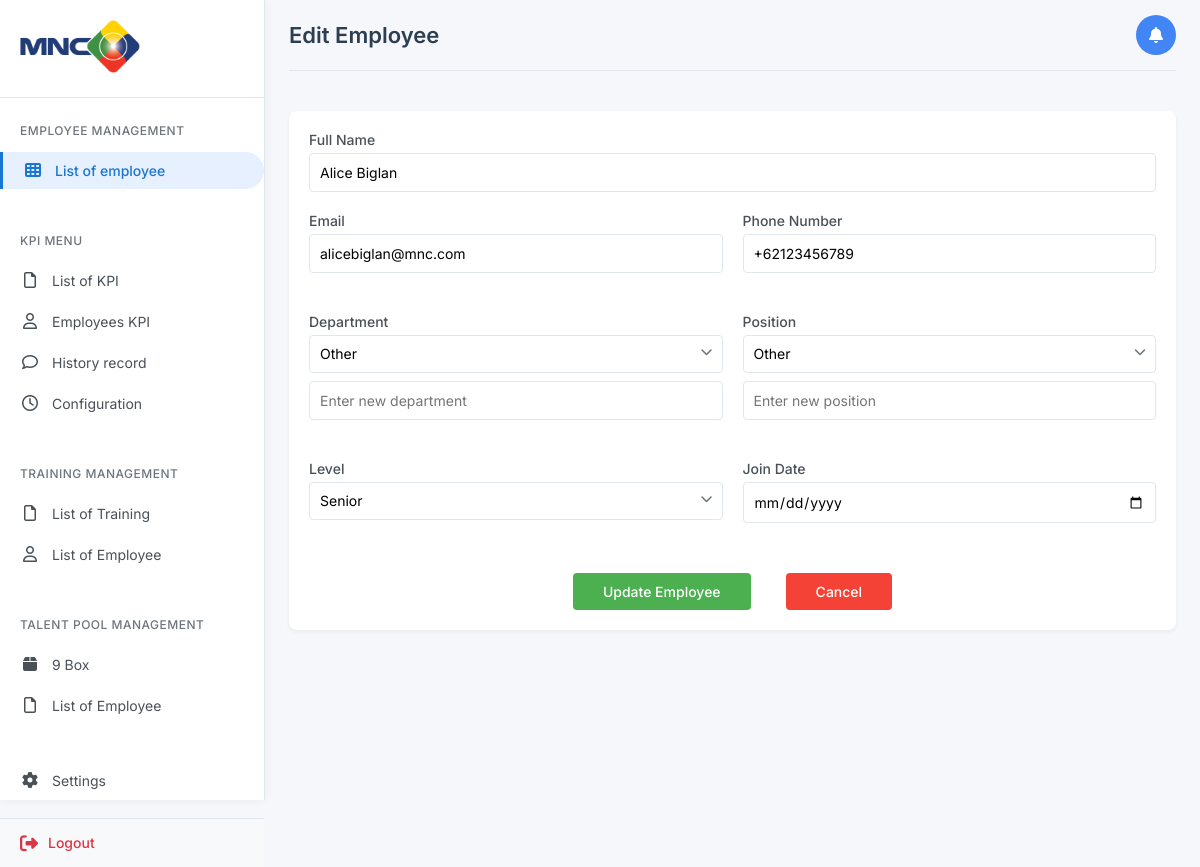
The page /add_employee.php?id=1 (signed in) on the database its author committed.
### tables this page shows
CREATE TABLE `employees` (
  `id` int(11) NOT NULL,
  `name` varchar(100) NOT NULL,
  `department` varchar(100) NOT NULL,
  `position` varchar(100) NOT NULL,
  `level` varchar(50) NOT NULL,
  `created_at` timestamp NOT NULL DEFAULT current_timestamp(),
  `email` varchar(100) NOT NULL DEFAULT '',
  `phone` varchar(20) DEFAULT NULL,
  `address` text DEFAULT NULL,
  `religion` varchar(50) DEFAULT NULL,
  `marital_status` varchar(20) DEFAULT NULL,
  `updated_at` timestamp NULL DEFAULT NULL ON UPDATE current_timestamp()
);

### add_employee.php (the view, shortened to what this page needs)
<?php
$servername = "localhost";
$username = "root";
$password = "";
$dbname = "tms";
$conn = new mysqli($servername, $username, $password, $dbname);
$departments = [
    'Marketing',
    'IT',
    'Human Resources',
    'Finance',
    'Customer Service',
    'Sales',
    'Operations'
];
$positions = [
    'Manager',
    'Supervisor',
    'Staff',
    'Assistant',
    'Director',
    'Coordinator',
    'Specialist'
];
$levels = [
    'Junior',
    'Middle',
    'Senior',
    'Expert'
];
$id = $name = $email = $phone = $department = $position = $level = $join_date = '';
$is_edit_mode = false;
if (isset($_GET['id'])) {
    $employee_id = intval($_GET['id']);
    $is_edit_mode = true;
    $stmt = $conn->prepare("SELECT * FROM employees WHERE id = ?");
    $stmt->bind_param("i", $employee_id);
    $stmt->execute();
    $result = $stmt->get_result();
    if ($result->num_rows > 0) {
        $row = $result->fetch_assoc();
        $id = $row['id'];
        $name = $row['name'];
        $email = $row['email'];
        $phone = $row['phone'];
        $department = $row['department'];
        $position = $row['position'];
        $level = $row['level'];
        $join_date = $row['join_date'];
    } else {
        $error_message = "Karyawan tidak ditemukan.";
    }
}
?>
<!DOCTYPE html>
<html lang="en">
<head>
    <link rel="stylesheet" href="https://cdnjs.cloudflare.com/ajax/libs/font-awesome/6.4.0/css/all.min.css">
    <link rel="stylesheet" href="dashboard.css">
</head>
<body>
    <div class="container">
        <div class="sidebar">
            <?php include 'sidebar.php'; ?>
        </div>
        <div class="main-content">
            <div class="top-bar">
                <h1><?php echo $is_edit_mode ? 'Edit Employee' : 'Add Employee'; ?></h1>
                <div class="notification">
                    <i class="fas fa-bell"></i>
                </div>
            </div>
            <div class="content">
                <div class="form-container">
                    <form action="<?php echo htmlspecialchars($_SERVER["PHP_SELF"] . ($is_edit_mode ? '?id=' . $id : '')); ?>" method="post">
                        <div class="form-group">
                            <label class="form-label" for="name">Full Name</label>
                            <input type="text" id="name" name="name" class="form-input"
                                   value="<?php echo htmlspecialchars($name); ?>" required>
                        </div>
                        <div class="flex-row">
                            <div class="form-group form-field">
                                <label class="form-label" for="email">Email</label>
                                <input type="email" id="email" name="email" class="form-input"
                                       value="<?php echo htmlspecialchars($email); ?>" required>
                            </div>
                            <div class="form-group form-field">
                                <label class="form-label" for="phone">Phone Number</label>
                                <input type="text" id="phone" name="phone" class="form-input"
                                       value="<?php echo htmlspecialchars($phone); ?>">
                            </div>
                        </div>
                        <div class="flex-row">
                            <div class="form-group form-field">
                                <label class="form-label" for="department">Department</label>
                                <div class="select-wrapper">
                                    <select id="department" name="department" class="form-select" required>
                                        <option value="other"
                                            <?php echo (!in_array($department, $departments) && !empty($department)) ? 'selected' : ''; ?>>
                                            Other
                                        </option>
                                    </select>
                                </div>
                                <input type="text" id="custom-department" name="custom_department"
                                       class="form-input mt-2" style="display:<?php echo ($department && !in_array($department, $departments)) ? 'block' : 'none'; ?>;"
                                       placeholder="Enter new department">
                            </div>
                            <div class="form-group form-field">
                                <label class="form-label" for="position">Position</label>
                                <div class="select-wrapper">
                                    <select id="position" name="position" class="form-select" required>
                                        <option value="other"
                                            <?php echo (!in_array($position, $positions) && !empty($position)) ? 'selected' : ''; ?>>
                                            Other
                                        </option>
                                    </select>
                                </div>
                                <input type="text" id="custom-position" name="custom_position"
                                       class="form-input mt-2" style="display:<?php echo ($position && !in_array($position, $positions)) ? 'block' : 'none'; ?>;"
                                       placeholder="Enter new position">
                            </div>
                        </div>
                        <div class="flex-row">
                            <div class="form-group form-field">
                                <label class="form-label" for="level">Level</label>
                                <div class="select-wrapper">
                                    <select id="level" name="level" class="form-select" required>
                                        <?php foreach ($levels as $lvl): ?>
                                            <option value="<?php echo htmlspecialchars($lvl); ?>"
                                                <?php echo ($level === $lvl) ? 'selected' : ''; ?>>
                                                <?php echo htmlspecialchars($lvl); ?>
                                            </option>
                                        <?php endforeach; ?>
                                    </select>
                                </div>
                            </div>
                            <div class="form-group form-field">
                                <label class="form-label" for="join_date">Join Date</label>
                                <input type="date" id="join_date" name="join_date" class="form-input"
                                       value="<?php echo htmlspecialchars($join_date); ?>">
                            </div>
                        </div>
                        <div class="form-submit">
                            <button type="submit" class="save-btn">
                                <?php echo $is_edit_mode ? 'Update Employee' : 'Save Employee'; ?>
                            </button>
                            <button type="button" class="cancel-btn" onclick="window.location.href='dashboard.php'">Cancel</button>
                        </div>
                    </form>
                </div>
            </div>
        </div>
    </div>
</body>
</html>

### dashboard.css (style rules this page uses)
* { margin: 0; padding: 0; box-sizing: border-box; font-family: 'Inter', sans-serif; }
body { background-color: #f5f7fb; color: #333; }
.container { display: flex; min-height: 100vh; }
.sidebar { width: 265px; background-color: #fff; border-right: 1px solid #e0e6ed; padding: 20px 0; display: flex; flex-direction: column; box-shadow: 0 0 10px rgba(0, 0, 0, 0.05); height: 100vh; position: sticky; top: 0; }
.main-content { flex: 1; padding: 0 24px; max-width: 100%; overflow-x: hidden; }
.top-bar { display: flex; justify-content: space-between; align-items: center; padding: 15px 0; border-bottom: 1px solid #e0e6ed; margin-bottom: 20px; }
.top-bar h1 { font-size: 22px; font-weight: 600; color: #2c3e50; }
.notification { width: 40px; height: 40px; background-color: #4285f4; border-radius: 50%; display: flex; justify-content: center; align-items: center; cursor: pointer; transition: background-color 0.2s ease; }
.notification i { color: white; font-size: 16px; }
.content { padding: 20px 0; }
.form-container { background-color: #fff; border-radius: 12px; padding: 24px; box-shadow: 0 4px 6px rgba(0, 0, 0, 0.04); margin-bottom: 30px; }
.form-group { margin-bottom: 20px; }
.flex-row { display: flex; gap: 20px; margin-bottom: 20px; }
.form-field { flex: 1; }
.form-label { display: block; margin-bottom: 8px; font-size: 14px; color: #495057; font-weight: 500; }
.form-input { width: 100%; padding: 12px; border: 1px solid #e0e6ed; border-radius: 6px; font-size: 14px; box-sizing: border-box; transition: border-color 0.2s ease; }
.form-select { width: 100%; padding: 12px; border: 1px solid #e0e6ed; border-radius: 6px; font-size: 14px; background-color: #fff; cursor: pointer; transition: border-color 0.2s ease; appearance: none; }
.form-submit { text-align: center; margin-top: 30px; display: flex; justify-content: center; gap: 15px; }
.save-btn, .cancel-btn { padding: 12px 28px; border-radius: 6px; font-size: 14px; font-weight: 500; cursor: pointer; border: none; transition: all 0.2s ease; }
.save-btn { background-color: #4285f4; color: white; }
.cancel-btn { background-color: #f1f3f4; color: #5f6368; }
.select-wrapper { position: relative; }
.select-wrapper:after { content: "\f078"; font-family: "Font Awesome 5 Free"; font-weight: 900; position: absolute; right: 12px; top: 12px; color: #6c757d; pointer-events: none; font-size: 12px; }

### add_employee.php (style rules this page uses)
.form-container { background-color: #fff; border-radius: 8px; padding: 20px; box-shadow: 0 2px 4px rgba(0, 0, 0, 0.05); margin-bottom: 30px; }
.form-group { margin-bottom: 20px; }
.flex-row { display: flex; gap: 20px; margin-bottom: 20px; }
.form-field { flex: 1; }
.form-label { display: block; margin-bottom: 5px; font-size: 14px; color: #495057; font-weight: 500; }
.form-input { width: 100%; padding: 10px; border: 1px solid #e0e6ed; border-radius: 4px; font-size: 14px; box-sizing: border-box; }
.form-select { width: 100%; padding: 10px; border: 1px solid #e0e6ed; border-radius: 4px; font-size: 14px; background-color: #fff; cursor: pointer; }
.form-submit { text-align: center; margin-top: 30px; }
.save-btn, .cancel-btn { padding: 10px 30px; border-radius: 4px; font-size: 14px; cursor: pointer; margin: 0 10px; border: none; }
.save-btn { background-color: #4CAF50; color: white; }
.cancel-btn { background-color: #f44336; color: white; }
.mt-2 { margin-top: 8px; }
.select-wrapper { position: relative; }
.select-wrapper:after { content: "\f078"; font-family: "Font Awesome 5 Free"; font-weight: 900; position: absolute; right: 10px; top: 10px; color: #6c757d; pointer-events: none; }

### rows shown on the page
employees: name "Alice Biglan", email "alicebiglan@mnc.com", phone "+62123456789", department "Other", position "Other", level "Senior"
